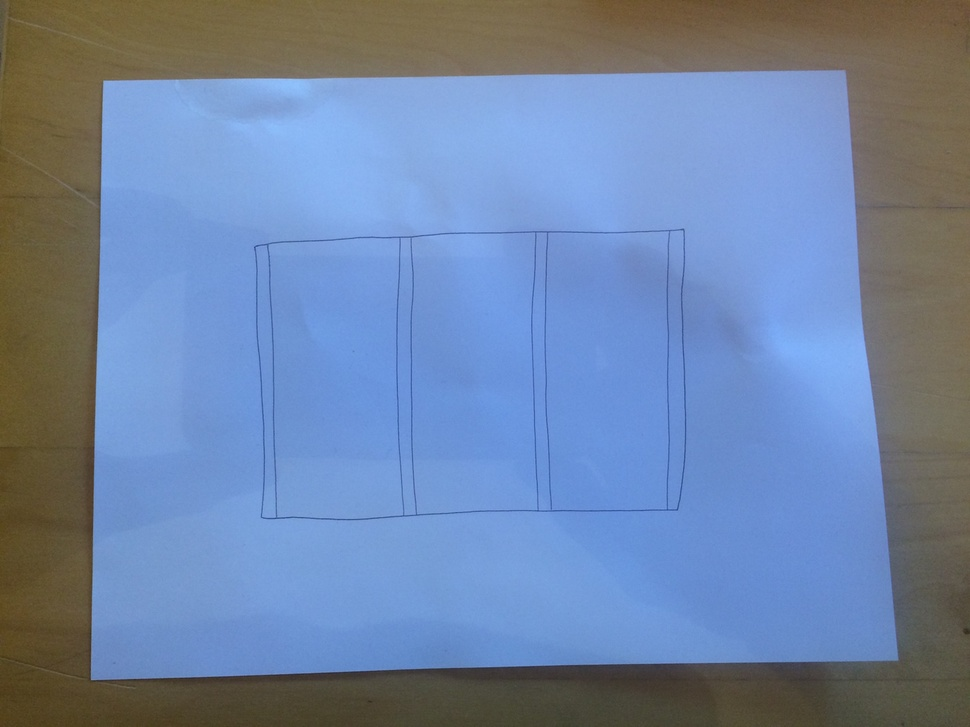
#> input picture find-paper/sample1.jpg, 970 x 727 px, shrunk from 1400 x 1050 before the run
$ python -i find_edges.py   (imports and definitions only)
#> lines starting #> are read from the running program, lines starting #| are printed output that depends on the picture
#> further down, picture is the input picture: shape (727, 970, 3); mean B, G, R 165, 132, 111.3
import numpy as np
import cv2
from skimage import morphology

# img is a raw color image. find_edges returns a binary image where white is edge.
def find_edges(img):
  img = cv2.medianBlur(img, 15)
  kernel = np.ones((5,5), np.uint8)
  erosion = cv2.erode(img, kernel, iterations=1)
  dilation = cv2.dilate(img, kernel, iterations=1)
  difference = dilation - erosion
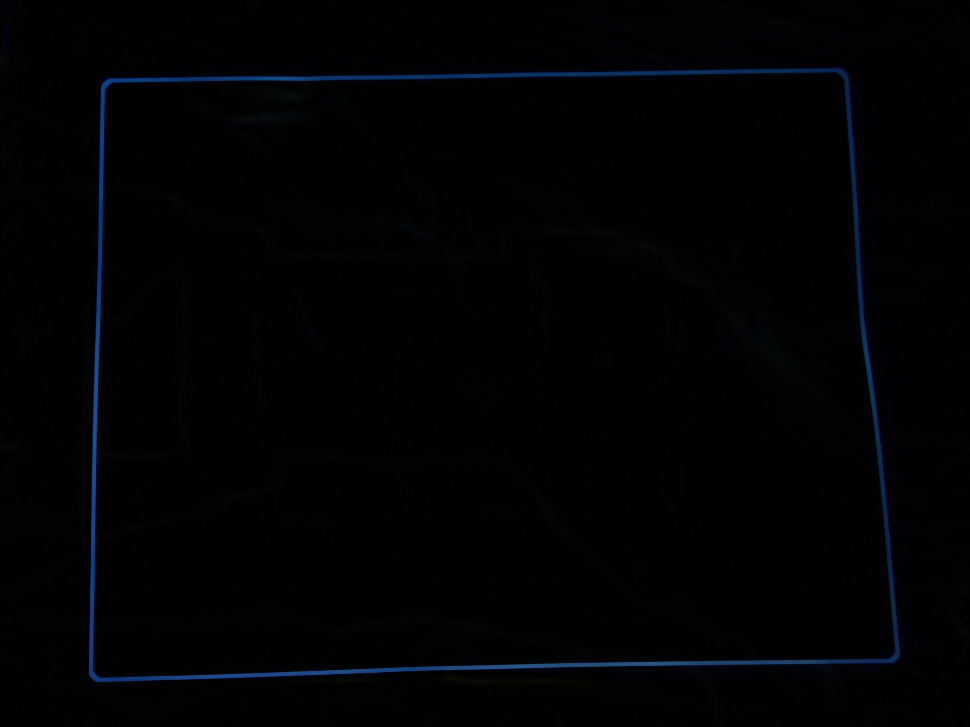
#> difference: shape (727, 970, 3); mean of channels 0, 1, 2 3.5, 2, 1.2; drawn as B, G, R
  grey = cv2.cvtColor(difference, cv2.COLOR_BGR2GRAY)
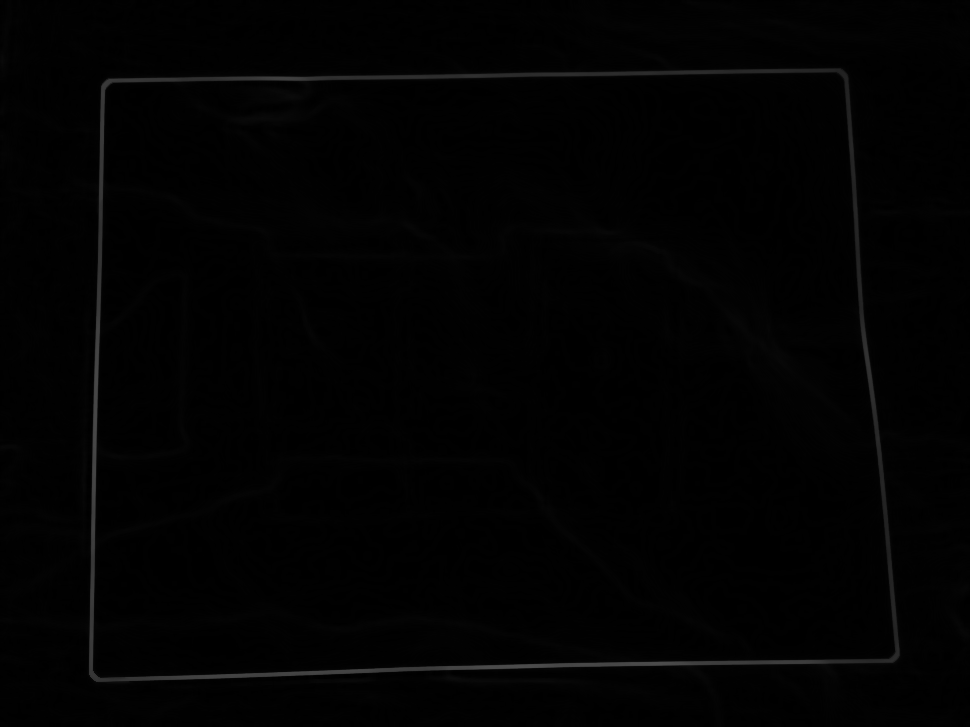
#> grey: shape (727, 970); min 0, max 77, mean 1.9
  # cv2.adaptiveThreshold(src, maxValue, adaptiveMethod, thresholdType, blockSize, C)
  binarized = cv2.adaptiveThreshold(grey, 255, cv2.ADAPTIVE_THRESH_MEAN_C, cv2.THRESH_BINARY, 7, 0)
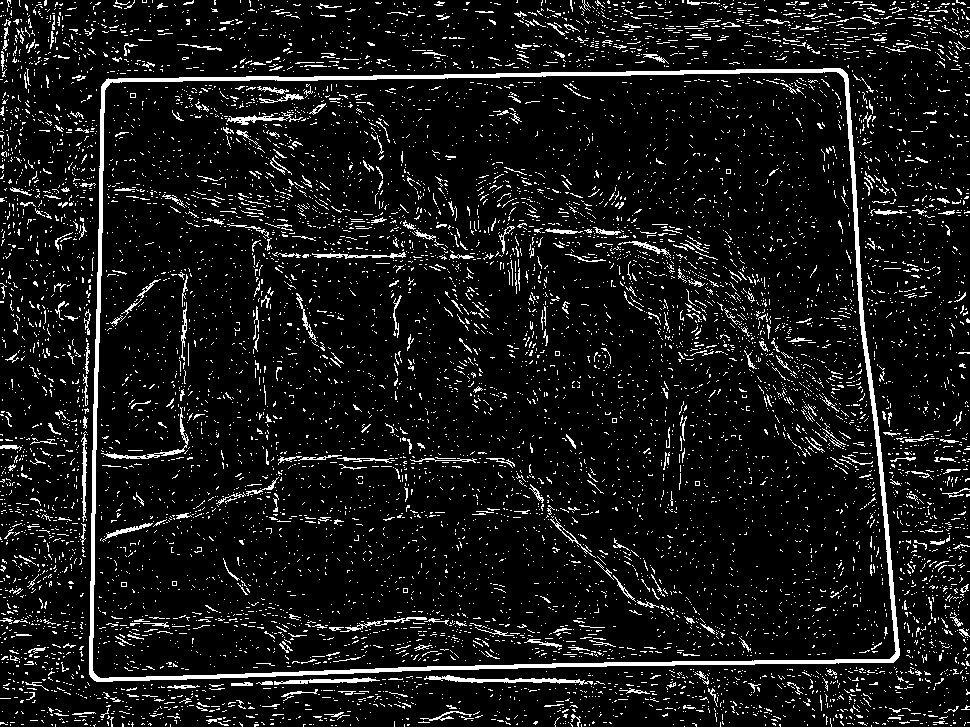
#> binarized: shape (727, 970); 8.8% white in thin lines or dots
  return binarized

>>> import cv2
>>> picture = cv2.imread('../find-paper/sample1.jpg')
>>> result = find_edges(picture)
